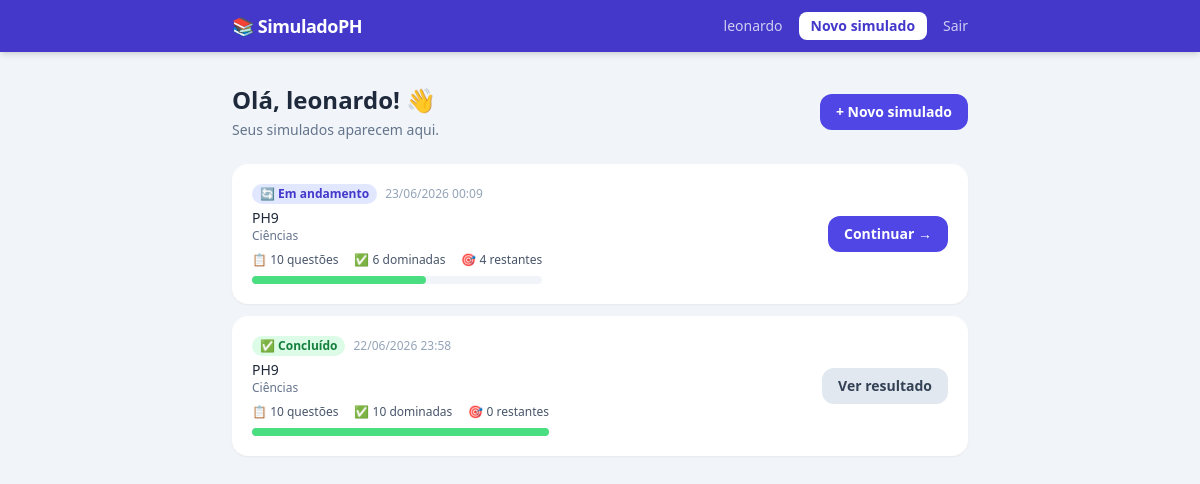
/dashboard (signed in), run on the app's committed database.
### models.py (models this page shows)
class Usuario(UserMixin, db.Model):
    __tablename__ = "usuarios"
    id = db.Column(db.Integer, primary_key=True)
    nome = db.Column(db.String(120), nullable=False)
    email = db.Column(db.String(120), unique=True, nullable=False)
    senha_hash = db.Column(db.String(256), nullable=False)
    criado_em = db.Column(db.DateTime, default=datetime.utcnow)
    simulados = db.relationship("Simulado", backref="usuario", lazy=True)

class Simulado(db.Model):
    __tablename__ = "simulados"
    id = db.Column(db.Integer, primary_key=True)
    usuario_id = db.Column(db.Integer, db.ForeignKey("usuarios.id"), nullable=False)
    listas = db.Column(db.String(200), nullable=False)        # "PH1,PH2,..."
    disciplinas = db.Column(db.String(200), nullable=False)      # "Matemática,..."
    acertos_para_eliminar = db.Column(db.Integer, default=3)  # 1=Fácil 2=Médio 3=Difícil 4=Impossível
    rodada_atual = db.Column(db.Integer, default=1)
    criado_em = db.Column(db.DateTime, default=datetime.utcnow)
    encerrado_em = db.Column(db.DateTime, nullable=True)
    itens = db.relationship("SimuladoQuestao", backref="simulado", lazy=True)

### app.py (the view)
@app.route("/dashboard")
@login_required
def dashboard():
    simulados = (
        Simulado.query
        .filter_by(usuario_id=current_user.id)
        .order_by(Simulado.criado_em.desc())
        .all()
    )
    resumos = []
    for s in simulados:
        total = len(s.itens)
        eliminadas = sum(1 for i in s.itens if i.eliminada)
        resumos.append({
            "simulado": s,
            "total": total,
            "eliminadas": eliminadas,
            "restantes": total - eliminadas,
            "concluido": s.encerrado_em is not None,
        })
    return render_template("dashboard.html", resumos=resumos)

### app.py (called while the page is built)
@login_manager.user_loader
def load_user(user_id):
    return db.session.get(Usuario, int(user_id))

### templates/dashboard.html (shortened to what this page needs)
{% extends "base.html" %}
{% block content %}
<div class="fade-in">
  <div class="flex items-center justify-between mb-6">
    <div>
      <h1 class="text-2xl font-bold">Olá, {{ current_user.nome.split()[0] }}! 👋</h1>
      <p class="text-slate-500 text-sm mt-1">Seus simulados aparecem aqui.</p>
    </div>
    <a href="{{ url_for('novo_simulado') }}"
      class="bg-indigo-600 hover:bg-indigo-700 text-white font-semibold px-4 py-2 rounded-xl transition text-sm">
      + Novo simulado
    </a>
  </div>
  {% if resumos %}
    <div class="space-y-3">
      {% for r in resumos %}
      {% set s = r.simulado %}
      <div class="bg-white rounded-2xl shadow-sm p-5 flex flex-col sm:flex-row sm:items-center sm:justify-between gap-4">
        <div>
          <div class="flex items-center gap-2 mb-1">
            <span class="text-xs font-semibold px-2 py-0.5 rounded-full
              {% if r.concluido %}bg-green-100 text-green-700{% else %}bg-indigo-100 text-indigo-700{% endif %}">
              {% if r.concluido %}✅ Concluído{% else %}🔄 Em andamento{% endif %}
            </span>
            <span class="text-xs text-slate-400">{{ s.criado_em.strftime('%d/%m/%Y %H:%M') }}</span>
          </div>
          <p class="text-sm font-medium">{{ s.listas.replace(',', ' · ') }}</p>
          <p class="text-xs text-slate-500">{{ s.disciplinas.replace(',', ' · ') }}</p>
          <div class="mt-2 flex gap-4 text-xs text-slate-600">
            <span>📋 {{ r.total }} questões</span>
            <span>✅ {{ r.eliminadas }} dominadas</span>
            <span>🎯 {{ r.restantes }} restantes</span>
          </div>
          {% if r.total > 0 %}
          <div class="mt-2 w-full bg-slate-100 rounded-full h-2">
            <div class="bg-green-400 h-2 rounded-full transition-all"
              style="width: {{ (r.eliminadas / r.total * 100)|int }}%"></div>
          </div>
          {% endif %}
        </div>
        <div class="flex-shrink-0">
          {% if not r.concluido %}
          <a href="{{ url_for('rodada', simulado_id=s.id) }}"
            class="inline-block bg-indigo-600 hover:bg-indigo-700 text-white text-sm font-semibold px-4 py-2 rounded-xl transition">
            Continuar →
          </a>
          {% else %}
          <a href="{{ url_for('resultado_final', simulado_id=s.id) }}"
            class="inline-block bg-slate-200 hover:bg-slate-300 text-slate-700 text-sm font-semibold px-4 py-2 rounded-xl transition">
            Ver resultado
          </a>
          {% endif %}
        </div>
      </div>
      {% endfor %}
    </div>
  {% else %}
    <div class="bg-white rounded-2xl shadow-sm p-12 text-center text-slate-400">
      <div class="text-5xl mb-3">🎯</div>
      <p class="font-medium">Nenhum simulado ainda.</p>
      <p class="text-sm mt-1">Clique em <strong>+ Novo simulado</strong> para começar.</p>
    </div>
  {% endif %}
</div>
{% endblock %}

### templates/base.html (shortened to what this page needs)
<!DOCTYPE html>
<html lang="pt-BR">
<head>
  <script src="https://cdn.tailwindcss.com"></script>
</head>
<body class="bg-slate-100 min-h-screen text-slate-800">
  {% if current_user.is_authenticated %}
  <nav class="bg-indigo-700 text-white shadow-md">
    <div class="max-w-3xl mx-auto px-4 py-3 flex items-center justify-between">
      <a href="{{ url_for('dashboard') }}" class="font-bold text-lg tracking-tight">📚 SimuladoPH</a>
      <div class="flex items-center gap-4 text-sm">
        <span class="opacity-75">{{ current_user.nome }}</span>
        <a href="{{ url_for('novo_simulado') }}" class="bg-white text-indigo-700 font-semibold px-3 py-1 rounded-lg hover:bg-indigo-50 transition">Novo simulado</a>
        <a href="{{ url_for('logout') }}" class="opacity-75 hover:opacity-100 transition">Sair</a>
      </div>
    </div>
  </nav>
  {% endif %}
  <main class="max-w-3xl mx-auto px-4 py-8">
    {% block content %}{% endblock %}
  </main>
</body>
</html>

### templates/base.html (style rules this page uses)
.fade-in { animation: fadeIn .35s ease; }

### data on the page
Usuario: nome "leonardo"
Simulado: criado_em "23/06/2026 00:09", listas.replace "PH9", disciplinas.replace "Ciências"
Simulado: criado_em "22/06/2026 23:58", listas.replace "PH9", disciplinas.replace "Ciências"

### other printed values
{{ r.total }} "10" "10"
{{ r.eliminadas }} "6" "10"
{{ r.restantes }} "4" "0"
